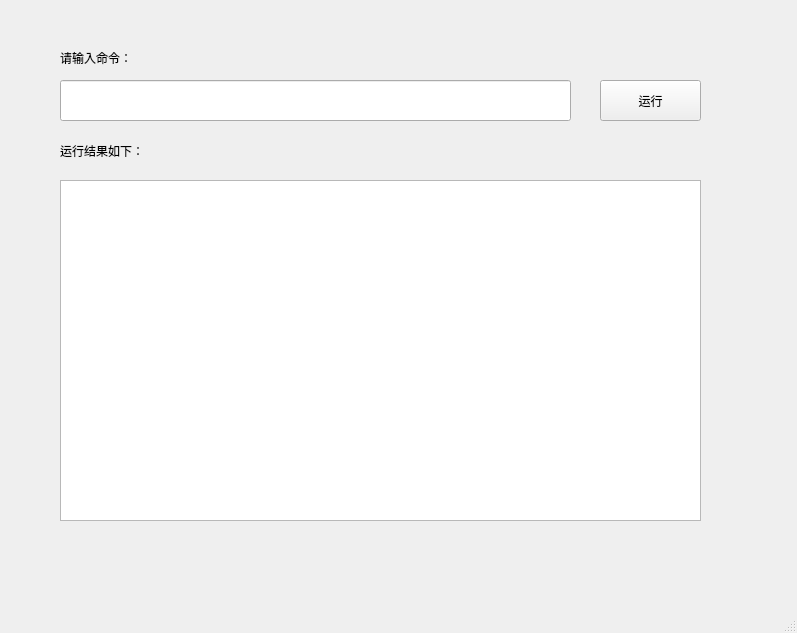
<?xml version="1.0" encoding="UTF-8"?>
<ui version="4.0">
 <class>MainWindow</class>
 <widget class="QMainWindow" name="MainWindow">
  <property name="geometry">
   <rect>
    <x>0</x>
    <y>0</y>
    <width>797</width>
    <height>633</height>
   </rect>
  </property>
  <property name="windowTitle">
   <string>MyCmd</string>
  </property>
  <widget class="QWidget" name="centralwidget">
   <widget class="QLabel" name="show_label">
    <property name="geometry">
     <rect>
      <x>60</x>
      <y>140</y>
      <width>121</width>
      <height>21</height>
     </rect>
    </property>
    <property name="text">
     <string>运行结果如下：</string>
    </property>
   </widget>
   <widget class="QTextBrowser" name="show_textBrowser">
    <property name="geometry">
     <rect>
      <x>60</x>
      <y>180</y>
      <width>641</width>
      <height>341</height>
     </rect>
    </property>
   </widget>
   <widget class="QPushButton" name="pushButton">
    <property name="geometry">
     <rect>
      <x>600</x>
      <y>80</y>
      <width>101</width>
      <height>41</height>
     </rect>
    </property>
    <property name="text">
     <string>运行</string>
    </property>
   </widget>
   <widget class="QLineEdit" name="lineEdit">
    <property name="geometry">
     <rect>
      <x>60</x>
      <y>80</y>
      <width>511</width>
      <height>41</height>
     </rect>
    </property>
   </widget>
   <widget class="QLabel" name="input_label">
    <property name="geometry">
     <rect>
      <x>60</x>
      <y>50</y>
      <width>101</width>
      <height>16</height>
     </rect>
    </property>
    <property name="text">
     <string>请输入命令：</string>
    </property>
   </widget>
  </widget>
  <widget class="QMenuBar" name="menubar">
   <property name="geometry">
    <rect>
     <x>0</x>
     <y>0</y>
     <width>797</width>
     <height>26</height>
    </rect>
   </property>
  </widget>
  <widget class="QStatusBar" name="statusbar"/>
 </widget>
 <resources/>
 <connections/>
</ui>
